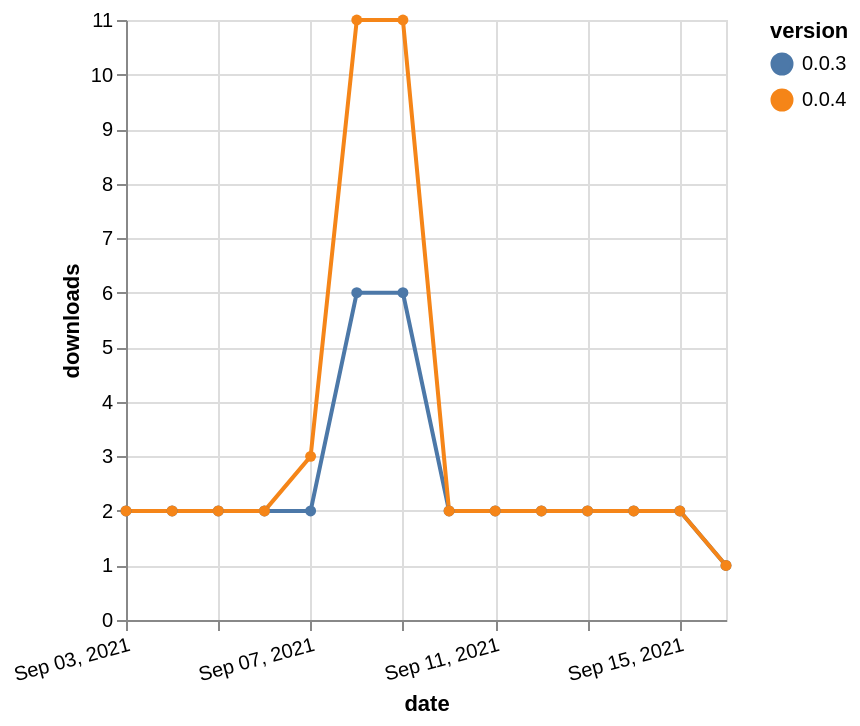

The Vega-Lite source for this figure:
### Vega-Lite specification from a JSON file in a GitHub repository (floating-point values rounded to 4 significant figures)
{"$schema": "https://vega.github.io/schema/vega-lite/v5.json", "description": "A simple bar chart with embedded data.", "data": {"values": [{"date": "2021-09-03", "total": 899, "delta": 2, "version": "0.0.3"}, {"date": "2021-09-04", "total": 901, "delta": 2, "version": "0.0.3"}, {"date": "2021-09-05", "total": 903, "delta": 2, "version": "0.0.3"}, {"date": "2021-09-06", "total": 905, "delta": 2, "version": "0.0.3"}, {"date": "2021-09-07", "total": 907, "delta": 2, "version": "0.0.3"}, {"date": "2021-09-08", "total": 913, "delta": 6, "version": "0.0.3"}, {"date": "2021-09-09", "total": 919, "delta": 6, "version": "0.0.3"}, {"date": "2021-09-10", "total": 921, "delta": 2, "version": "0.0.3"}, {"date": "2021-09-11", "total": 923, "delta": 2, "version": "0.0.3"}, {"date": "2021-09-12", "total": 925, "delta": 2, "version": "0.0.3"}, {"date": "2021-09-13", "total": 927, "delta": 2, "version": "0.0.3"}, {"date": "2021-09-14", "total": 929, "delta": 2, "version": "0.0.3"}, {"date": "2021-09-15", "total": 931, "delta": 2, "version": "0.0.3"}, {"date": "2021-09-16", "total": 932, "delta": 1, "version": "0.0.3"}, {"date": "2021-09-03", "total": 689, "delta": 2, "version": "0.0.4"}, {"date": "2021-09-04", "total": 691, "delta": 2, "version": "0.0.4"}, {"date": "2021-09-05", "total": 693, "delta": 2, "version": "0.0.4"}, {"date": "2021-09-06", "total": 695, "delta": 2, "version": "0.0.4"}, {"date": "2021-09-07", "total": 698, "delta": 3, "version": "0.0.4"}, {"date": "2021-09-08", "total": 709, "delta": 11, "version": "0.0.4"}, {"date": "2021-09-09", "total": 720, "delta": 11, "version": "0.0.4"}, {"date": "2021-09-10", "total": 722, "delta": 2, "version": "0.0.4"}, {"date": "2021-09-11", "total": 724, "delta": 2, "version": "0.0.4"}, {"date": "2021-09-12", "total": 726, "delta": 2, "version": "0.0.4"}, {"date": "2021-09-13", "total": 728, "delta": 2, "version": "0.0.4"}, {"date": "2021-09-14", "total": 730, "delta": 2, "version": "0.0.4"}, {"date": "2021-09-15", "total": 732, "delta": 2, "version": "0.0.4"}, {"date": "2021-09-16", "total": 733, "delta": 1, "version": "0.0.4"}]}, "width": "container", "mark": {"type": "line", "point": {"filled": true}}, "encoding": {"x": {"field": "date", "type": "temporal", "timeUnit": "yearmonthdate", "title": "date", "axis": {"labelAngle": -15}}, "y": {"field": "delta", "type": "quantitative", "title": "downloads"}, "color": {"field": "version", "type": "nominal"}, "tooltip": {"field": "delta"}}}
